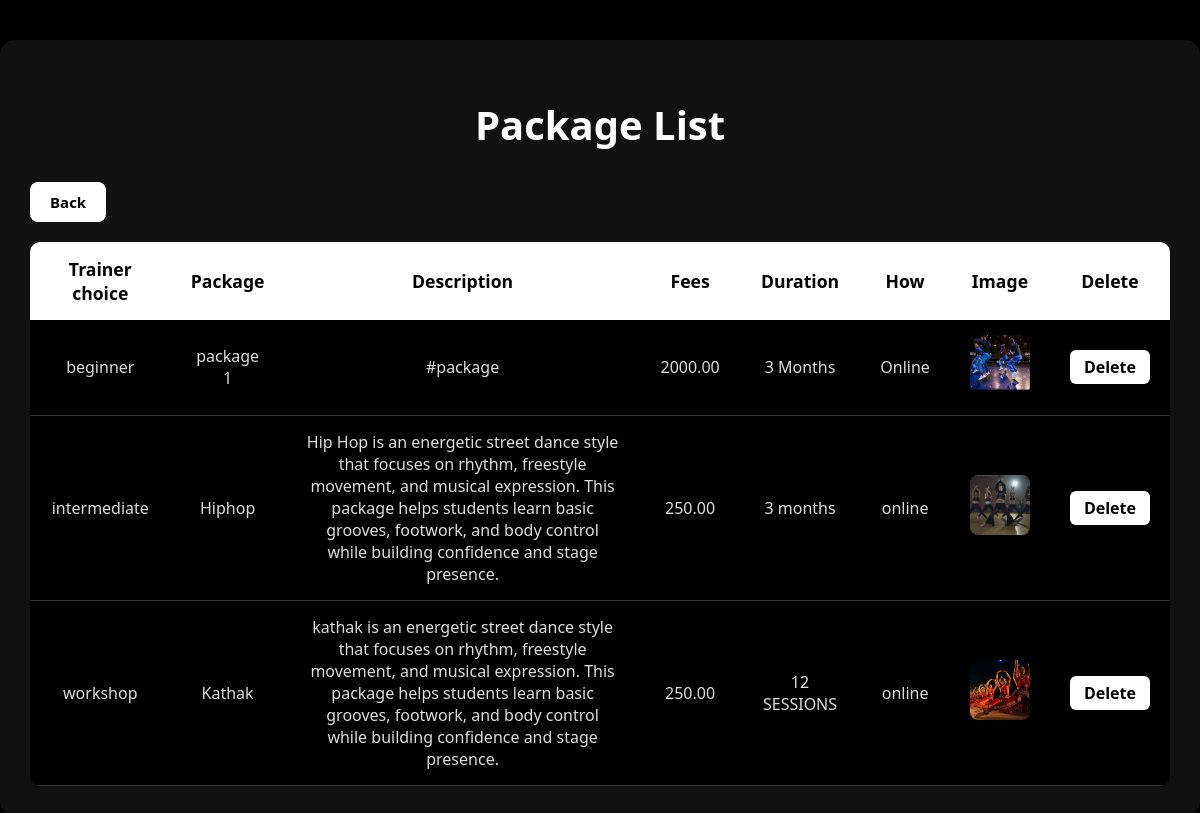
The app's page /adminpackagelist/ with its own data.
### danceapp/models.py (models this page shows, shortened)
class DancePackage(models.Model):
    TRAINER_CHOICES = [
        ('beginner', 'Beginner'),
        ('intermediate', 'Intermediate'),
        ('advanced', 'Advanced'),
        ('workshop', 'Workshop'),
    ]
    trainer = models.ForeignKey(Trainer, on_delete=models.CASCADE)
    package_name = models.CharField(max_length=200)
    description = models.TextField(blank=True)
    fees = models.DecimalField(max_digits=10, decimal_places=2)
    duration = models.CharField(max_length=100)
    how = models.CharField(max_length=200)
    type = models.CharField(max_length=50, choices=TRAINER_CHOICES)
    image = models.ImageField(upload_to='packages/', blank=True, null=True)

### danceapp/views.py (the view)
# urls.py: path('adminpackagelist/', views.adminpackagelist,name='adminpackagelist'),
def adminpackagelist(request):
        data = models.DancePackage.objects.all()
        return render(request, 'adminpackagelist.html', {'data': data})

### danceapp/templates/adminpackagelist.html (shortened to what this page needs)
<!DOCTYPE html>
<html lang="en">
<head>
</head>
<body>
<div class="container">
<h1 class="title">Package List</h1>
<a href="/adminhome/" class="backbtn">Back</a>
{% if data %}
<table>
<thead>
<tr>
<th>Trainer choice</th>
<th>Package</th>
<th>Description</th>
<th>Fees</th>
<th>Duration</th>
<th>How</th>
<th>Image</th>
<th>Delete</th>
</tr>
</thead>
<tbody>
{% for user in data %}
<tr>
<td>{{ user.type }}</td>
<td>{{ user.package_name }}</td>
<td>{{ user.description }}</td>
<td>{{ user.fees }}</td>
<td>{{ user.duration }}</td>
<td>{{ user.how }}</td>
<td>
{% if user.image %}
<img src="{{ user.image.url }}" alt="Image">
{% else %}
No Image
{% endif %}
</td>
<td>
<a href="{% url 'deletepackage' user.id %}" class="delete">Delete</a>
</td>
</tr>
{% endfor %}
</tbody>
</table>
{% else %}
<div class="no-users">No packagelist Plans Found.</div>
{% endif %}
</div>
</body>
</html>

### danceapp/templates/adminpackagelist.html (style rules this page uses)
body { margin:0; padding:0; font-family:'Segoe UI', Tahoma, Geneva, Verdana, sans-serif; min-height:100vh; background:#000; color:#fff; display:flex; justify-content:center; align-items:flex-start; padding-top:40px; }
.container { background:#111; width:95%; max-width:1200px; padding:30px; border-radius:15px; box-shadow:0 15px 30px rgba(0,0,0,0.6); }
.title { text-align:center; color:#fff; font-size:2.5em; margin-bottom:30px; font-weight:bold; }
.backbtn { display:inline-block; background:#fff; color:#000; padding:10px 20px; text-decoration:none; border-radius:8px; font-size:15px; font-weight:600; margin-bottom:20px; transition:0.3s; }
table { width:100%; border-collapse:collapse; background:#000; border-radius:10px; overflow:hidden; }
thead { background:#fff; color:#000; }
thead th { padding:15px 20px; font-size:1.1em; }
tbody tr { border-bottom:1px solid #333; transition:0.2s; }
tbody td { padding:15px 20px; text-align:center; color:#ddd; }
tbody tr td img { border-radius:8px; width:60px; height:60px; object-fit:cover; }
.delete { background:#fff; color:#000; padding:6px 14px; border-radius:6px; text-decoration:none; font-weight:600; transition:0.3s; }

### records on screen
DancePackage: type "beginner", package_name "package 1", description "#package", fees "2000.00", duration "3 Months", how "Online", image (picture)
DancePackage: type "intermediate", package_name "Hiphop", description "Hip Hop is an energetic street dance style that focuses on rhythm, freestyle movement, and musical expression. This package helps students learn basic grooves, footwork, and body control while building confidence and stage presence.", fees "250.00", duration "3 months", how "online", image (picture)
DancePackage: type "workshop", package_name "Kathak", description "kathak is an energetic street dance style that focuses on rhythm, freestyle movement, and musical expression. This package helps students learn basic grooves, footwork, and body control while building confidence and stage presence.", fees "250.00", duration "12 SESSIONS", how "online", image (picture)
